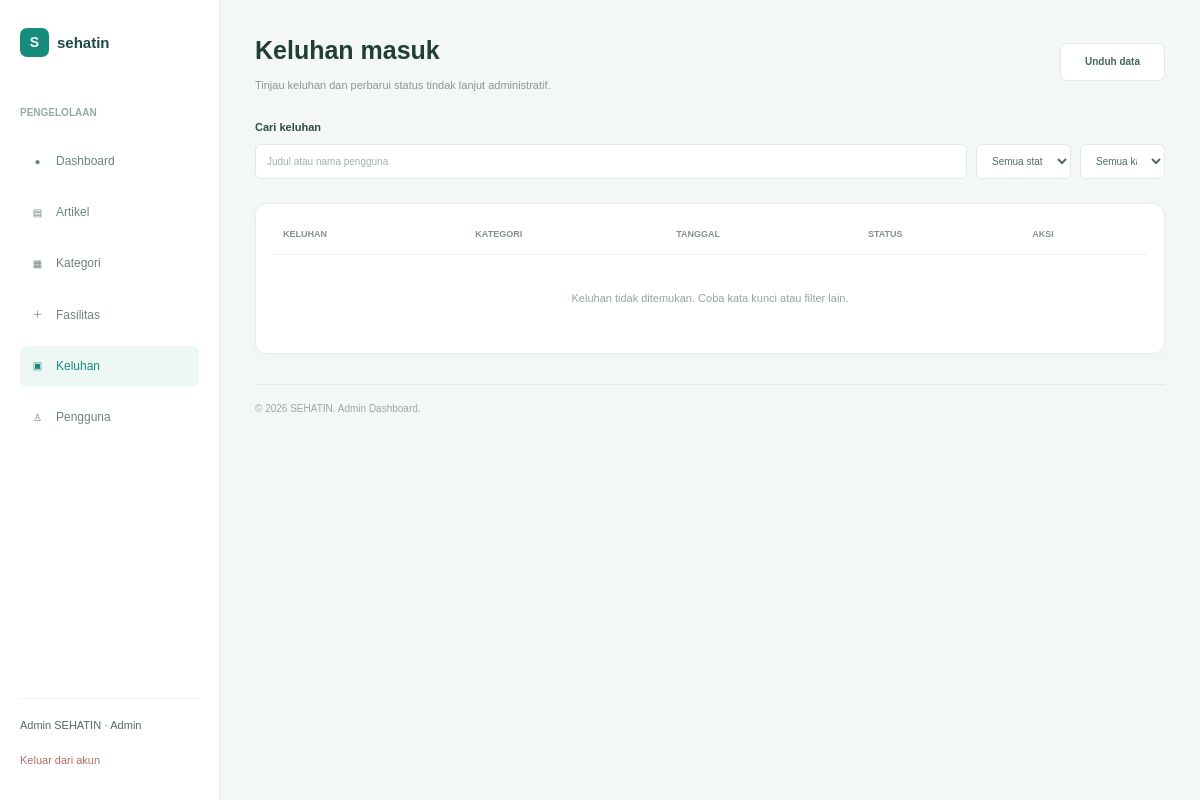
The page /admin/complaints/index.php (signed in) on the database as committed earlier.
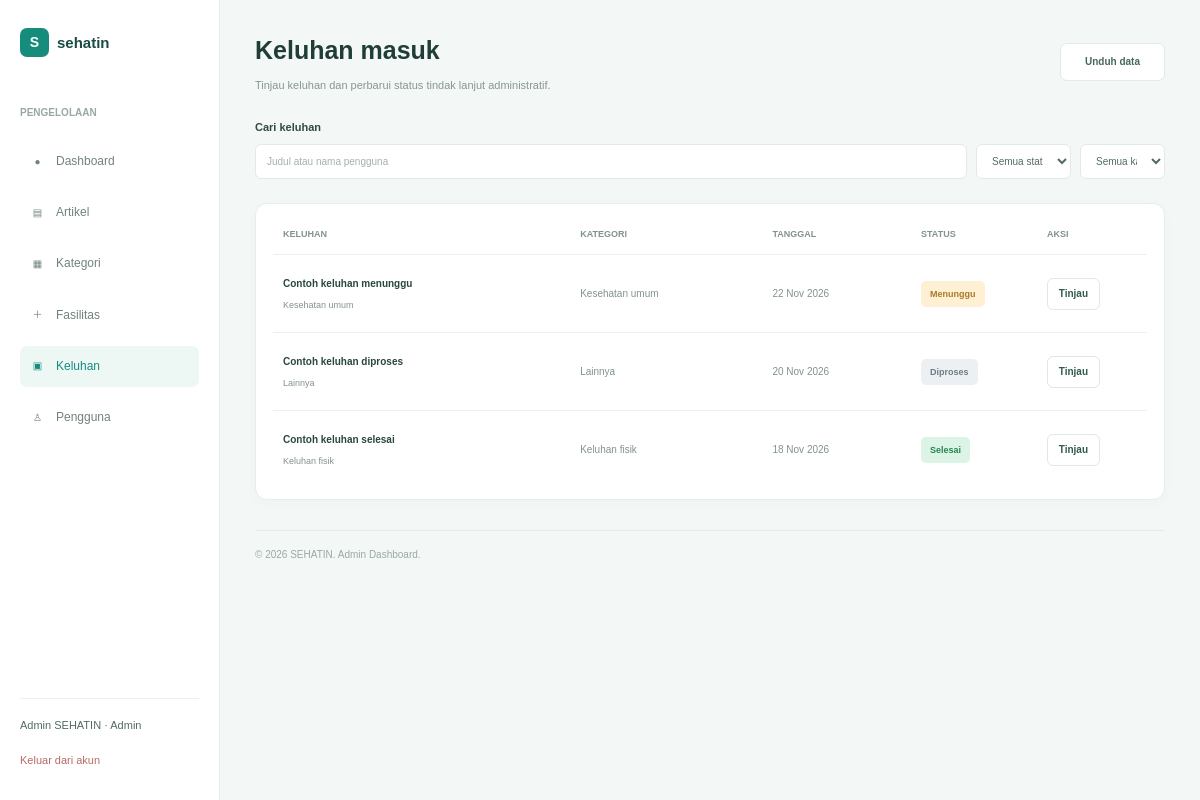
The same page on the database as committed later.
### tables this page shows
CREATE TABLE IF NOT EXISTS complaints (
    id INT AUTO_INCREMENT PRIMARY KEY,
    user_id INT NOT NULL,
    category_id INT NOT NULL,
    title VARCHAR(150) NOT NULL,
    description TEXT NOT NULL,
    status ENUM('Menunggu', 'Diproses', 'Selesai')
        NOT NULL DEFAULT 'Menunggu',
    admin_note TEXT NULL,
    created_at DATETIME NOT NULL DEFAULT CURRENT_TIMESTAMP,
    updated_at DATETIME NULL,

    CONSTRAINT fk_complaints_user
        FOREIGN KEY (user_id)
        REFERENCES users(id)
        ON UPDATE CASCADE ON DELETE RESTRICT,

    CONSTRAINT fk_complaints_category
        FOREIGN KEY (category_id)
        REFERENCES complaint_categories(id)
        ON UPDATE CASCADE ON DELETE RESTRICT
);

CREATE TABLE IF NOT EXISTS complaint_categories (
    id INT AUTO_INCREMENT PRIMARY KEY,
    name VARCHAR(100) NOT NULL UNIQUE
);

### admin/complaints/index.php (the view, shortened to what the changed rows need)
<?php
require_once __DIR__ . "/../../config/database.php";
$complaints = [];
$sql = "SELECT
            c.id,
            c.title,
            u.name AS user_name,
            cc.name AS category,
            DATE_FORMAT(c.created_at, '%d %b %Y') AS date,
            c.status,
            c.description
        FROM complaints c
        JOIN users u
            ON c.user_id = u.id
        JOIN complaint_categories cc
            ON c.category_id = cc.id
        ORDER BY c.created_at DESC";
$stmt = $conn->prepare($sql);
if ($stmt) {
    $stmt->execute();
    $stmt->bind_result(
        $complaintId,
        $complaintTitle,
        $complaintUser,
        $complaintCategory,
        $complaintDate,
        $complaintStatus,
        $complaintDescription
    );
    while ($stmt->fetch()) {
        $complaints[] = [
            "id" => $complaintId,
            "title" => $complaintTitle,
            "user" => $complaintUser,
            "category" => $complaintCategory,
            "date" => $complaintDate,
            "status" => $complaintStatus,
            "description" => $complaintDescription
        ];
    }
}
$keyword = trim($_GET["search"] ?? "");
$statusFilter = $_GET["status"] ?? "";
$categoryFilter = $_GET["category"] ?? "";
$filteredComplaints = array_filter(
    $complaints,
    function ($complaint) use (
        $keyword,
        $statusFilter,
        $categoryFilter
    ) {
        $matchKeyword = $keyword === ""
            || stripos($complaint["title"], $keyword) !== false
            || stripos($complaint["user"], $keyword) !== false;
        $matchStatus = $statusFilter === ""
            || $complaint["status"] === $statusFilter;
        $matchCategory = $categoryFilter === ""
            || $complaint["category"] === $categoryFilter;
        return $matchKeyword && $matchStatus && $matchCategory;
    }
);
function e($value)
{
    return htmlspecialchars(
        (string) $value,
        ENT_QUOTES,
        "UTF-8"
    );
}
?>
<!DOCTYPE html>
<html lang="id">
<head>
    <link rel="stylesheet" href="../../assets/css/reset.css">
    <link rel="stylesheet" href="../../assets/css/style.css">
    <link rel="stylesheet" href="../../assets/css/admin-dashboard.css">
    <link rel="stylesheet" href="../../assets/css/admin-complaints.css">
</head>
<body class="admin-dashboard-page">
    <div class="admin-layout">
        <main class="admin-main admin-complaints-main">
            <header class="complaints-header">
                <div>
                    <h1>Keluhan masuk</h1>
                </div>
            </header>
            <section class="complaints-table-card">
                <div class="complaints-table-wrapper">
                    <table class="complaints-table">
                        <thead>
                            <tr>
                                <th>KELUHAN</th>
                                <th>KATEGORI</th>
                                <th>TANGGAL</th>
                                <th>STATUS</th>
                                <th>AKSI</th>
                            </tr>
                        </thead>
                        <tbody>
                            <?php if (count($filteredComplaints) > 0): ?>
                            <?php foreach ($filteredComplaints as $complaint): ?>
                            <tr>
                                <td class="complaint-title-cell">
                                    <strong>
                                        <?= e($complaint['title']) ?>
                                    </strong>
                                    <small>
                                        <?= e($complaint['category']) ?>
                                    </small>
                                </td>
                                <td class="complaint-category-cell">
                                    <?= e($complaint['category']) ?>
                                </td>
                                <td class="complaint-date-cell">
                                    <?= e($complaint['date']) ?>
                                </td>
                                <td>
                                    <?php
                                            $statusClass = match ($complaint['status']) {
                                                'Menunggu' => 'waiting',
                                                'Diproses' => 'processing',
                                                'Selesai' => 'completed',
                                                default => ''
                                            };
                                            ?>
                                    <span class="complaint-status <?= $statusClass ?>">
                                        <?= e($complaint['status']) ?>
                                    </span>
                                </td>
                                <td>
                                    <a href="detail.php?id=<?= (int) $complaint['id'] ?>"
                                        class="complaint-review-button">
                                        Tinjau
                                    </a>
                                </td>
                            </tr>
                            <?php endforeach; ?>
                            <?php else: ?>
                            <tr>
                                <td colspan="5" class="complaints-empty">
                                    Keluhan tidak ditemukan.
                                    Coba kata kunci atau filter lain.
                                </td>
                            </tr>
                            <?php endif; ?>
                        </tbody>
                    </table>
                </div>
            </section>
        </main>
    </div>
</body>
</html>

Rows that differ between the two databases and show on the page:
added complaints: title "Contoh keluhan menunggu", category.name "Kesehatan umum", date "22 Nov 2026", status "Menunggu"
added complaints: title "Contoh keluhan diproses", category.name "Lainnya", date "20 Nov 2026", status "Diproses"
added complaints: title "Contoh keluhan selesai", category.name "Keluhan fisik", date "18 Nov 2026", status "Selesai"
Other text that changed with them:
text no longer shown: "Keluhan tidak ditemukan. Coba kata kunci atau filter lain."
